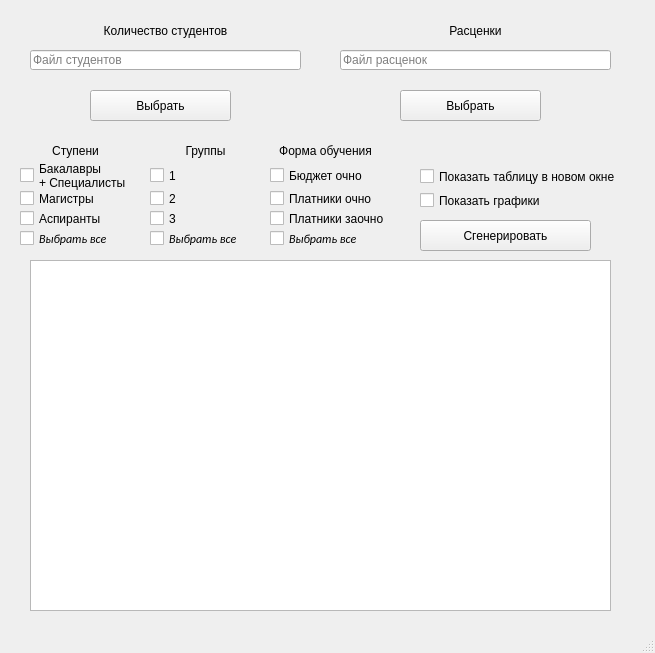
<?xml version="1.0" encoding="UTF-8"?>
<ui version="4.0">
 <class>MainWindow</class>
 <widget class="QMainWindow" name="MainWindow">
  <property name="geometry">
   <rect>
    <x>0</x>
    <y>0</y>
    <width>655</width>
    <height>653</height>
   </rect>
  </property>
  <property name="windowTitle">
   <string>Таблица</string>
  </property>
  <widget class="QWidget" name="centralwidget">
   <widget class="QLabel" name="l_steps">
    <property name="geometry">
     <rect>
      <x>20</x>
      <y>140</y>
      <width>111</width>
      <height>21</height>
     </rect>
    </property>
    <property name="text">
     <string>Ступени</string>
    </property>
    <property name="alignment">
     <set>Qt::AlignCenter</set>
    </property>
   </widget>
   <widget class="QCheckBox" name="chb_st_bak">
    <property name="geometry">
     <rect>
      <x>20</x>
      <y>160</y>
      <width>121</width>
      <height>31</height>
     </rect>
    </property>
    <property name="text">
     <string>Бакалавры 
+ Специалисты</string>
    </property>
    <property name="checked">
     <bool>false</bool>
    </property>
    <property name="tristate">
     <bool>false</bool>
    </property>
    <property name="key" stdset="0">
     <string>бакалавры</string>
    </property>
   </widget>
   <widget class="QCheckBox" name="chb_st_asp">
    <property name="geometry">
     <rect>
      <x>20</x>
      <y>210</y>
      <width>111</width>
      <height>17</height>
     </rect>
    </property>
    <property name="text">
     <string>Аспиранты</string>
    </property>
    <property name="checked">
     <bool>false</bool>
    </property>
    <property name="tristate">
     <bool>false</bool>
    </property>
    <property name="key" stdset="0">
     <string>аспиранты</string>
    </property>
   </widget>
   <widget class="QCheckBox" name="chb_st_mag">
    <property name="geometry">
     <rect>
      <x>20</x>
      <y>190</y>
      <width>111</width>
      <height>17</height>
     </rect>
    </property>
    <property name="text">
     <string>Магистры</string>
    </property>
    <property name="checked">
     <bool>false</bool>
    </property>
    <property name="tristate">
     <bool>false</bool>
    </property>
    <property name="key" stdset="0">
     <string>магистры</string>
    </property>
   </widget>
   <widget class="QCheckBox" name="chb_st_all">
    <property name="geometry">
     <rect>
      <x>20</x>
      <y>230</y>
      <width>111</width>
      <height>17</height>
     </rect>
    </property>
    <property name="font">
     <font>
      <family>Calibri</family>
      <pointsize>9</pointsize>
      <italic>true</italic>
     </font>
    </property>
    <property name="text">
     <string>Выбрать все</string>
    </property>
    <property name="checked">
     <bool>false</bool>
    </property>
    <property name="tristate">
     <bool>false</bool>
    </property>
   </widget>
   <widget class="QCheckBox" name="chb_group_all">
    <property name="geometry">
     <rect>
      <x>150</x>
      <y>230</y>
      <width>111</width>
      <height>17</height>
     </rect>
    </property>
    <property name="font">
     <font>
      <family>Calibri</family>
      <pointsize>9</pointsize>
      <italic>true</italic>
     </font>
    </property>
    <property name="text">
     <string>Выбрать все</string>
    </property>
    <property name="checked">
     <bool>false</bool>
    </property>
    <property name="tristate">
     <bool>false</bool>
    </property>
   </widget>
   <widget class="QLabel" name="l_groups">
    <property name="geometry">
     <rect>
      <x>150</x>
      <y>140</y>
      <width>111</width>
      <height>21</height>
     </rect>
    </property>
    <property name="text">
     <string>Группы</string>
    </property>
    <property name="alignment">
     <set>Qt::AlignCenter</set>
    </property>
   </widget>
   <widget class="QCheckBox" name="chb_group_3">
    <property name="geometry">
     <rect>
      <x>150</x>
      <y>210</y>
      <width>111</width>
      <height>17</height>
     </rect>
    </property>
    <property name="text">
     <string>3</string>
    </property>
    <property name="checked">
     <bool>false</bool>
    </property>
    <property name="tristate">
     <bool>false</bool>
    </property>
    <property name="key" stdset="0">
     <string>3 группа</string>
    </property>
   </widget>
   <widget class="QCheckBox" name="chb_group_1">
    <property name="geometry">
     <rect>
      <x>150</x>
      <y>160</y>
      <width>111</width>
      <height>31</height>
     </rect>
    </property>
    <property name="text">
     <string>1</string>
    </property>
    <property name="checked">
     <bool>false</bool>
    </property>
    <property name="tristate">
     <bool>false</bool>
    </property>
    <property name="key" stdset="0">
     <string>1 группа</string>
    </property>
   </widget>
   <widget class="QCheckBox" name="chb_group_2">
    <property name="geometry">
     <rect>
      <x>150</x>
      <y>190</y>
      <width>111</width>
      <height>17</height>
     </rect>
    </property>
    <property name="text">
     <string>2</string>
    </property>
    <property name="checked">
     <bool>false</bool>
    </property>
    <property name="tristate">
     <bool>false</bool>
    </property>
    <property name="key" stdset="0">
     <string>2 группа</string>
    </property>
   </widget>
   <widget class="QCheckBox" name="chb_form_all">
    <property name="geometry">
     <rect>
      <x>270</x>
      <y>230</y>
      <width>111</width>
      <height>17</height>
     </rect>
    </property>
    <property name="font">
     <font>
      <family>Calibri</family>
      <pointsize>9</pointsize>
      <italic>true</italic>
     </font>
    </property>
    <property name="text">
     <string>Выбрать все</string>
    </property>
    <property name="checked">
     <bool>false</bool>
    </property>
    <property name="tristate">
     <bool>false</bool>
    </property>
   </widget>
   <widget class="QLabel" name="l_form">
    <property name="geometry">
     <rect>
      <x>270</x>
      <y>140</y>
      <width>111</width>
      <height>21</height>
     </rect>
    </property>
    <property name="text">
     <string>Форма обучения</string>
    </property>
    <property name="alignment">
     <set>Qt::AlignCenter</set>
    </property>
   </widget>
   <widget class="QCheckBox" name="chb_form_pay_dist">
    <property name="geometry">
     <rect>
      <x>270</x>
      <y>210</y>
      <width>131</width>
      <height>17</height>
     </rect>
    </property>
    <property name="text">
     <string>Платники заочно</string>
    </property>
    <property name="checked">
     <bool>false</bool>
    </property>
    <property name="tristate">
     <bool>false</bool>
    </property>
    <property name="key" stdset="0">
     <string>платники заочно</string>
    </property>
   </widget>
   <widget class="QCheckBox" name="chb_form_bud_full">
    <property name="geometry">
     <rect>
      <x>270</x>
      <y>160</y>
      <width>111</width>
      <height>31</height>
     </rect>
    </property>
    <property name="text">
     <string>Бюджет очно</string>
    </property>
    <property name="checked">
     <bool>false</bool>
    </property>
    <property name="tristate">
     <bool>false</bool>
    </property>
    <property name="key" stdset="0">
     <string>бюджет очно</string>
    </property>
   </widget>
   <widget class="QCheckBox" name="chb_form_pay_full">
    <property name="geometry">
     <rect>
      <x>270</x>
      <y>190</y>
      <width>111</width>
      <height>17</height>
     </rect>
    </property>
    <property name="text">
     <string>Платники очно</string>
    </property>
    <property name="checked">
     <bool>false</bool>
    </property>
    <property name="tristate">
     <bool>false</bool>
    </property>
    <property name="key" stdset="0">
     <string>платники очно</string>
    </property>
   </widget>
   <widget class="QCheckBox" name="chb_table_new_window">
    <property name="geometry">
     <rect>
      <x>420</x>
      <y>166</y>
      <width>221</width>
      <height>21</height>
     </rect>
    </property>
    <property name="text">
     <string>Показать таблицу в новом окне</string>
    </property>
   </widget>
   <widget class="QCheckBox" name="chb_show_graphs">
    <property name="geometry">
     <rect>
      <x>420</x>
      <y>190</y>
      <width>191</width>
      <height>21</height>
     </rect>
    </property>
    <property name="text">
     <string>Показать графики</string>
    </property>
   </widget>
   <widget class="QPushButton" name="button_gen">
    <property name="geometry">
     <rect>
      <x>420</x>
      <y>220</y>
      <width>171</width>
      <height>31</height>
     </rect>
    </property>
    <property name="text">
     <string>Сгенерировать</string>
    </property>
   </widget>
   <widget class="QTableView" name="tableView">
    <property name="geometry">
     <rect>
      <x>30</x>
      <y>260</y>
      <width>581</width>
      <height>351</height>
     </rect>
    </property>
   </widget>
   <widget class="QLineEdit" name="ledit_numb_stud">
    <property name="geometry">
     <rect>
      <x>30</x>
      <y>50</y>
      <width>271</width>
      <height>20</height>
     </rect>
    </property>
    <property name="text">
     <string/>
    </property>
    <property name="placeholderText">
     <string>Файл студентов</string>
    </property>
   </widget>
   <widget class="QLineEdit" name="ledit_price">
    <property name="geometry">
     <rect>
      <x>340</x>
      <y>50</y>
      <width>271</width>
      <height>20</height>
     </rect>
    </property>
    <property name="text">
     <string/>
    </property>
    <property name="placeholderText">
     <string>Файл расценок</string>
    </property>
   </widget>
   <widget class="QLabel" name="l_numb_stud">
    <property name="geometry">
     <rect>
      <x>30</x>
      <y>20</y>
      <width>271</width>
      <height>21</height>
     </rect>
    </property>
    <property name="text">
     <string>Количество студентов</string>
    </property>
    <property name="alignment">
     <set>Qt::AlignCenter</set>
    </property>
   </widget>
   <widget class="QLabel" name="l_price">
    <property name="geometry">
     <rect>
      <x>340</x>
      <y>20</y>
      <width>271</width>
      <height>21</height>
     </rect>
    </property>
    <property name="text">
     <string>Расценки</string>
    </property>
    <property name="alignment">
     <set>Qt::AlignCenter</set>
    </property>
   </widget>
   <widget class="QPushButton" name="button_submit_file_stud">
    <property name="geometry">
     <rect>
      <x>90</x>
      <y>90</y>
      <width>141</width>
      <height>31</height>
     </rect>
    </property>
    <property name="text">
     <string>Выбрать</string>
    </property>
   </widget>
   <widget class="QPushButton" name="button_submit_file_price">
    <property name="geometry">
     <rect>
      <x>400</x>
      <y>90</y>
      <width>141</width>
      <height>31</height>
     </rect>
    </property>
    <property name="text">
     <string>Выбрать</string>
    </property>
   </widget>
  </widget>
  <widget class="QMenuBar" name="menubar">
   <property name="geometry">
    <rect>
     <x>0</x>
     <y>0</y>
     <width>655</width>
     <height>26</height>
    </rect>
   </property>
  </widget>
  <widget class="QStatusBar" name="statusbar"/>
 </widget>
 <resources/>
 <connections/>
</ui>
